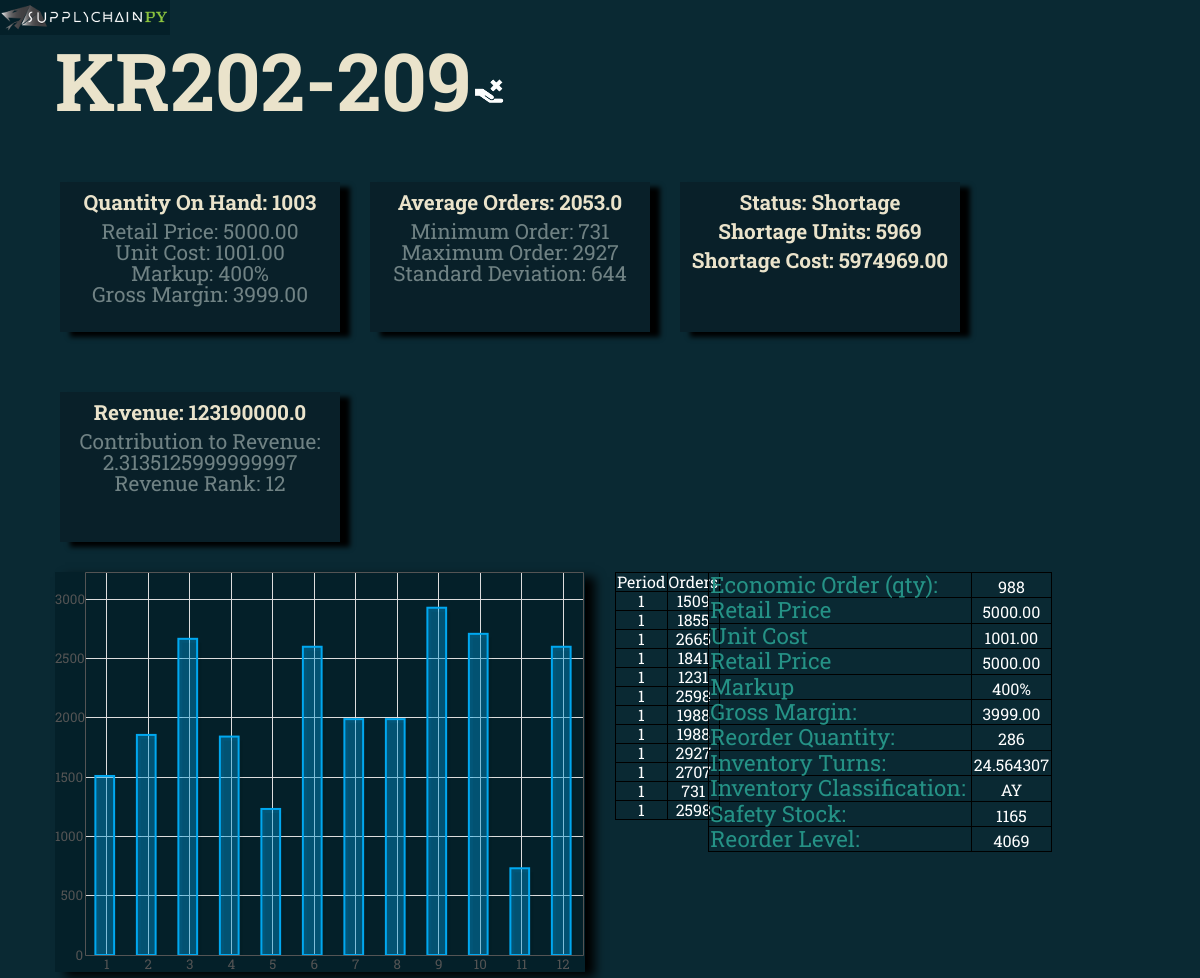
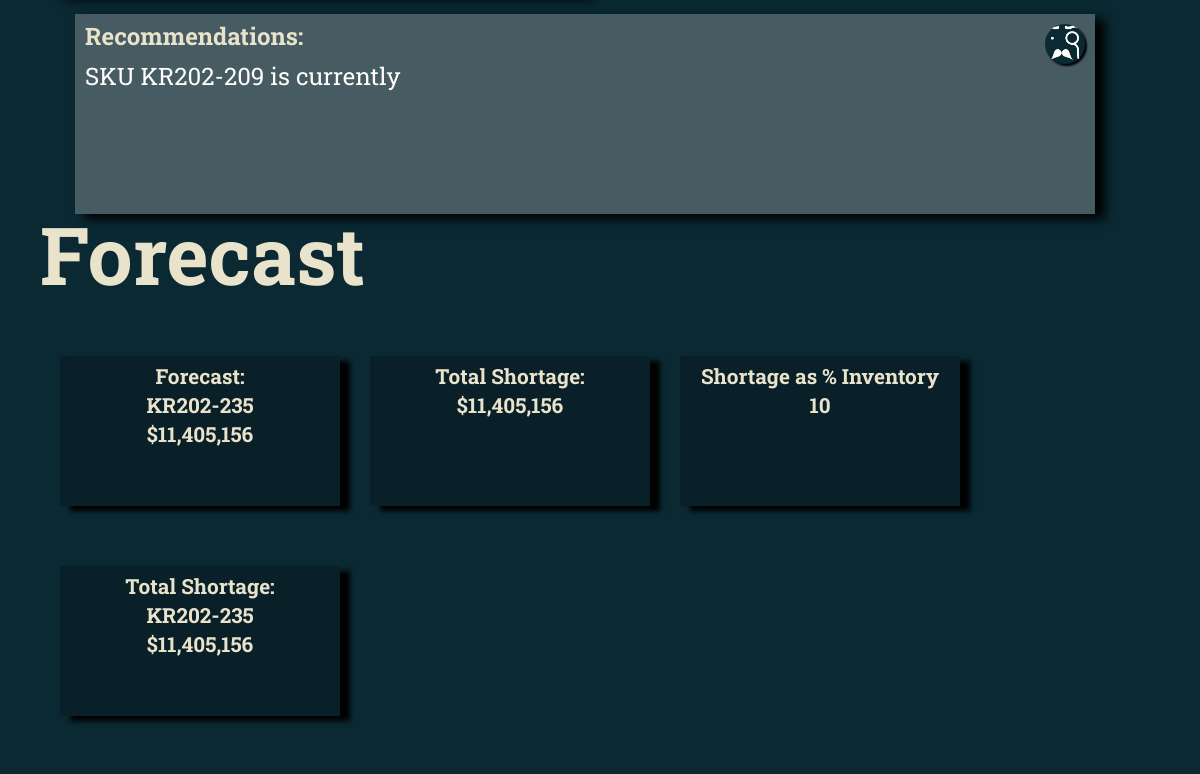
/sku_detail/1, run on the app's committed database (2 pictures, top to bottom).
### views.py (models this page shows, shortened)
class InventoryAnalysis(db.Model):
    __table_args__ = {'sqlite_autoincrement': True}
    id = db.Column(db.Integer(), primary_key=True)
    sku_id = db.Column(db.Integer, db.ForeignKey('master_sku_list.id'))
    abc_xyz_classification = db.Column(db.String(2))
    standard_deviation = db.Column(db.Integer())
    safety_stock = db.Column(db.Integer())
    reorder_level = db.Column(db.Integer())
    economic_order_quantity = db.Column(db.Integer())
    demand_variability = db.Column(db.Integer())
    average_orders = db.Column(db.Float())
    shortages = db.Column(db.Integer())
    excess_stock = db.Column(db.Integer())
    reorder_quantity = db.Column(db.Integer())
    economic_order_variable_cost = db.Column(db.Float())
    unit_cost = db.Column(db.Numeric(12, 2))
    revenue = db.Column(db.Float())
    date = db.Column(db.DateTime())
    safety_stock_rank = db.Column(db.Integer())
    shortage_rank = db.Column(db.Integer())
    excess_cost = db.Column(db.Numeric(12, 2))
    percentage_contribution_revenue = db.Column(db.Float)
    excess_rank = db.Column(db.Integer())
    retail_price = db.Column(db.Numeric(18, 2))
    gross_profit_margin = db.Column(db.Numeric(12, 2))
    min_order = db.Column(db.Integer())
    safety_stock_cost = db.Column(db.Numeric(18, 2))
    revenue_rank = db.Column(db.Integer())
    markup_percentage = db.Column(db.Float())
    max_order = db.Column(db.Integer())
    shortage_cost = db.Column(db.Numeric(18, 2))
    quantity_on_hand = db.Column(db.Integer())
    currency_id = db.Column(db.Integer, db.ForeignKey('currency.id'))
    transaction_log_id = db.Column(db.Integer, db.ForeignKey('transaction_log.id'))
    orders_id = db.relationship("Orders", backref='demand', lazy='dynamic')
    forecast_id = db.relationship("Forecast", backref='forecasts', lazy='dynamic')
    inventory_turns = db.Column(db.Float())

class MasterSkuList(db.Model):
    __table_args__ = {'sqlite_autoincrement': True}
    id = db.Column(db.Integer(), primary_key=True)
    sku_id = db.Column(db.String(255))
    analysis = db.relationship("InventoryAnalysis", backref='sku', lazy='dynamic')

class Orders(db.Model):
    __table_args__ = {'sqlite_autoincrement': True}
    id = db.Column(db.Integer(), primary_key=True)
    analysis_id = db.Column(db.Integer, db.ForeignKey('inventory_analysis.id'))
    order_quantity = db.Column(db.Integer())
    rank = db.Column(db.Integer())

### views.py (the view)
@app.route('/sku_detail', methods=['GET'])
@app.route('/sku_detail/<string:sku_id>', methods=['GET'])
def sku(sku_id: str = None):
    if sku_id is not None:
        sku = db.session.query(MasterSkuList).filter(MasterSkuList.id == sku_id).first()
        inventory = db.session.query(InventoryAnalysis).filter(InventoryAnalysis.sku_id == sku.id).all()
        inven = db.session.query(InventoryAnalysis.id).filter(InventoryAnalysis.sku_id == sku.id).first()
        orders = db.session.query(Orders).filter(Orders.analysis_id == inven.id).order_by(
            asc(Orders.rank)).all()
    return flask.render_template('sku.html', inventory=inventory, orders=orders)

### templates/sku.html (shortened to what this page needs)
{% extends "base.html" %}
{% block body%}
<div class="container-fluid">
    <div>
        {% for sku in inventory %}
        {% if (sku.excess_stock > sku.shortages) %}
        <p>
        <h2> {{sku.sku.sku_id}}<img src="{{ url_for('static', filename='excess.png') }}"></h2></p>
        {% elif (sku.excess_stock < sku.shortages) %}
        <p>
        <h2> {{sku.sku.sku_id}}<img src="{{ url_for('static', filename='shortages.png') }}"></h2></p>
        {% else %}
        <p>
        <h2> {{sku.sku.sku_id}}<img src="{{ url_for('static', filename='healthy.png') }}"></h2></p>
        {% endif %}
        {% endfor %}
    </div>
    <div class=" row">
        {% for sku in inventory %}
        <div class=" slate col-md-3">
            <div class=" row">
                <p>
                <h1>Quantity On Hand: {{sku.quantity_on_hand}}</h1></p>
            </div>
            <p>Retail Price: <strong>{{sku.retail_price}}</strong></p>
            <p>Unit Cost: <strong> {{sku.unit_cost}}</strong></p>
            <p>Markup: <strong> {{(sku.markup_percentage * 100)|round(0)|int}}%</strong></p>
            <p1>Gross Margin: <strong> {{sku.gross_profit_margin}}</strong></p1>
        </div>
        <div class=" slate col-md-3">
            <h1>Average Orders: <strong>{{sku.average_orders}}</strong></h1>
            <p>Minimum Order: <strong>{{sku.min_order}}</strong></p>
            <p>Maximum Order: <strong>{{sku.max_order}}</strong></p>
            <p>Standard Deviation: <strong>{{sku.standard_deviation}}</strong></p>
        </div>
        <div class=" slate col-md-3">
            <div class=" row">
                {% if (sku.excess_stock > sku.shortages) %}
                <h3>Status: <strong>Excess</strong></h3>
                <h3>Excess Units: {{sku.excess_stock}}</h3>
                <h3>Excess Cost: {{sku.excess_cost}}</h3>
                {% elif (sku.excess_stock < sku.shortages) %}
                <h3>Status: <strong>Shortage</strong></h3>
                <h3>Shortage Units: {{sku.shortages}}</h3>
                <h3>Shortage Cost: {{sku.shortage_cost}}</h3>
                {% else %}
                <h3>Status: <strong>Healthy</strong></h3>
                {% endif %}
            </div>
        </div>
        <div class=" slate col-md-3">
            <h1>Revenue: <strong>{{sku.revenue}}</strong></h1>
            <p1>Contribution to Revenue: <strong> {{sku.percentage_contribution_revenue *100}}</strong></p1>
            <p1>Revenue Rank: <strong> {{sku.revenue_rank}}</strong></p1>
        </div>
        {% endfor %}
    </div>
    <div class=" row">
        <div class="  col-lg-6">
            <div id="demand-chart"></div>
        </div>
        <div class="  col-md-1">
            <table>
                <thead>
                <tr>
                    <td>Period</td>
                    <td>Orders</td>
                </tr>
                </thead>
                <tbody id="orders-data">
                {% set count = 1 %}
                {% for order in orders %}
                <tr>
                    <td>
                        {{ count }}
                        {% set count = count + 1 %}
                    </td>
                    <td class="orders-raw-data">
                        {{order.order_quantity}}
                    </td>
                </tr>
                {% endfor %}
                </tbody>
            </table>
        </div>
        <div class="  col-lg-4">
            <table id="inventory-summary-table" style="width:100%">
                {% for sku in inventory %}
                <tr>
                    <th>Economic Order (qty):</th>
                    <td>{{sku.economic_order_quantity}}</td>
                </tr>
                <tr>
                    <th>Retail Price</th>
                    <td>{{sku.retail_price}}</td>
                </tr>
                <tr>
                    <th>Unit Cost</th>
                    <td>{{sku.unit_cost}}</td>
                </tr>
                <tr>
                    <th>Retail Price</th>
                    <td>{{sku.retail_price}}</td>
                </tr>
                <tr>
                    <th>Markup</th>
                    <td>{{(sku.markup_percentage * 100)|round(0)|int}}%</td>
                </tr>
                <tr>
                    <th>Gross Margin:</th>
                    <td>{{sku.gross_profit_margin}}</td>
                </tr>
                <tr>
                    <th>Reorder Quantity:</th>
                    <td>{{sku.reorder_quantity}}</td>
                </tr>
                <tr>
                    <th>Inventory Turns:</th>
                    <td>{{sku.inventory_turns}}</td>
                </tr>
                <tr>
                    <th>Inventory Classification:</th>
                    <td>{{sku.abc_xyz_classification}}</td>
                </tr>
                <tr>
                    <th>Safety Stock:</th>
                    <td>{{sku.safety_stock}}</td>
                </tr>
                <tr>
                    <th>Reorder Level:</th>
                    <td>{{sku.reorder_level}}</td>
                </tr>
            </table>
        </div>
    </div>
    <div class="row scribble-panel">
        <div class="row">
            <div class="col-xs-10">
                <h3>Recommendations:</h3>
            </div>
            <div class=" col-xs-2">
                <img id="oldchap" src="{{ url_for('static', filename='oldchap.png') }}">
            </div>
        </div>
        <p>SKU {{sku.sku.sku_id}} is currently </p>
    </div>
    {% endfor %}
    <div class=" row">
        <h2> Forecast</h2>
        <div class=" slate col-md-3">
            <h1>Forecast: </h1>
            <h1><strong>KR202-235</strong></h1>
            <h1><strong>$11,405,156</strong></h1>
        </div>
        <div class=" slate col-md-3">
            <h1>Total Shortage: </h1>
            <h1><strong>$11,405,156</strong></h1>
        </div>
        <div class=" slate col-md-3">
            <h1>Shortage as % Inventory </h1>
            <h1><strong>10</strong></h1>
        </div>
        <div class=" slate col-md-3">
            <h1>Total Shortage: </h1>
            <h1><strong>KR202-235</strong></h1>
            <h1><strong>$11,405,156</strong></h1>
        </div>
    </div>
</div>
</div>
{% endblock %}

### static/auxiliary.css (style rules this page uses)
a, abbr, acronym, address, applet, article, aside, audio, b, big, blockquote, body, canvas, caption, center, cite, code, dd, del, details, dfn, div, dl, dt, em, embed, fieldset, figcaption, figure, footer, form, h1, h2, h3, h4, h5, h6, header, hgroup, html, i, iframe, img, ins, kbd, label, legend, li, mark, menu, nav, object, ol, output, p, pre, q, ruby, s, samp, section, small, span, strike, strong, sub, summary, sup, table, tbody, td, tfoot, th, thead, time, tr, tt, u, ul, var, video { margin: 0; padding: 0; border: 0; font: inherit; vertical-align: baseline }
body { line-height: 1 }
table { border-collapse: collapse; border-spacing: 0 }
body { background-color: #0A2933; color: #708284; font-family: "Roboto Slab"; font-size: 1em; }
table, th, td { color: white; border: 1px solid black; border-collapse: collapse; border-spacing: 5px; }
th, td { padding: 1px; font-family: "Roboto Slab", "ff-tisa-web-pro", "Georgia", Arial, sans-serif; text-align: center; }
th { color: #259286; font-size: 1.4em; }
h1, h2, h3, h4, h5, h6 { font-family: 'Roboto Slab', "Helvetica Neue", Helvetica, sans-serif; font-weight: 700; color: #EAE3CB; margin-bottom: .4em; }
h2 { font-size: 5em; }
body { overflow-x: hidden; }
* { margin: 0; padding: 0; }
.slate { margin-top: 30px; margin-bottom: 30px; margin-right: 10px; padding-top: 10px; padding-bottom: 10px; background-color: #092029; max-width: 300px; height: 150px; font-size: 1.3em; text-align: center; margin-left: 20px; box-shadow: 10px 5px 5px black; }
.scribble-panel { background-color: #475B62; min-width: 400px; min-height: 200px; margin-top: 20px; margin-left: 20px; margin-right: 50px; font-size: 1.5em; box-shadow: 10px 5px 10px black; padding: 10px; color: white; }
#demand-chart { width: auto; height: 400px; box-shadow: 10px 5px 10px black; background-color: #042029; }
#oldchap { float: right; width: 40px; height: 40px; border-radius: 20px; box-shadow: 2px 2px 2px black; background-color: #0A2933; }
#inventory-summary-table th { text-align: left; }

### data on the page
InventoryAnalysis: sku.sku_id "KR202-209", excess_stock 0 (drawn), quantity_on_hand "1003", retail_price "5000.00", unit_cost "1001.00", (sku.markup_percentage*100)|round(0)|int "400", gross_profit_margin "3999.00", average_orders "2053.0", min_order "731", max_order "2927", standard_deviation "644", shortages "5969", shortage_cost "5974969.00", revenue "123190000.0", sku.percentage_contribution_revenue*100 "2.3135125999999997", revenue_rank "12", economic_order_quantity "988", reorder_quantity "286", inventory_turns "24.564307", abc_xyz_classification "AY", safety_stock "1165", reorder_level "4069"
Orders: count "1", order_quantity "1509"
Orders: analysis "1", order_quantity "1855"
Orders: analysis "1", order_quantity "2665"
Orders: analysis "1", order_quantity "1841"
Orders: analysis "1", order_quantity "1231"
Orders: analysis "1", order_quantity "2598"
Orders: analysis "1", order_quantity "1988"
Orders: analysis "1", order_quantity "1988"
Orders: analysis "1", order_quantity "2927"
Orders: analysis "1", order_quantity "2707"
Orders: analysis "1", order_quantity "731"
Orders: analysis "1", order_quantity "2598"
